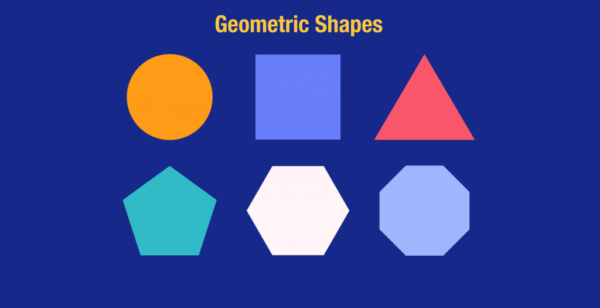
#> input picture lap05/exercise/geometric.png, 600 x 308 px
$ jupyter execute --allow-errors Lab5_207ct09941.ipynb
#> lines starting #> are read from the running program, lines starting #| are printed output that depends on the picture; after the words box and inside, x2 and y2 are one past the last pixel; in counts of white or black regions, pixels touching at a corner belong together
    Xác định đối tượng trong ảnh
-	Viết được chương trình gán nhãn cho phân vùng ảnh
-	Viết được chương trình phân vùng ảnh theo Region
-	Viết được chương trình thay đổi ảnh

[cell 1]
from PIL import Image
import numpy as np
import imageio.v2 as iio
import scipy.ndimage as nd
from skimage.morphology import label
from skimage.measure import regionprops
import matplotlib.pylab as plt
import matplotlib.patches as mpatches
from skimage.filters.thresholding import threshold_otsu

import cv2
from skimage.color import rgb2gray
from skimage.feature import corner_harris

[cell 2]
#chương trình gắn nhãn ảnh
data = Image.open('exercise/geometric.png').convert('L')
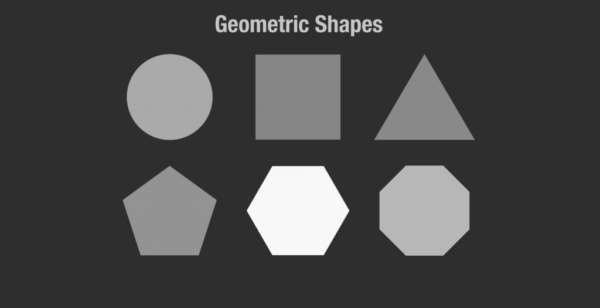
#> data: PIL image 600x308 L; min 45, max 248, mean 72.1
a = np.asanyarray(data)
thres = threshold_otsu(a)
#> thres = 109
b=a>thres
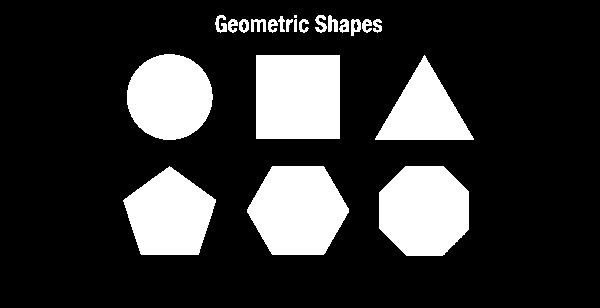
#> b: shape (308, 600) bool; 20.5% white; 22 white regions (1 under 20 px)
c=label(b)
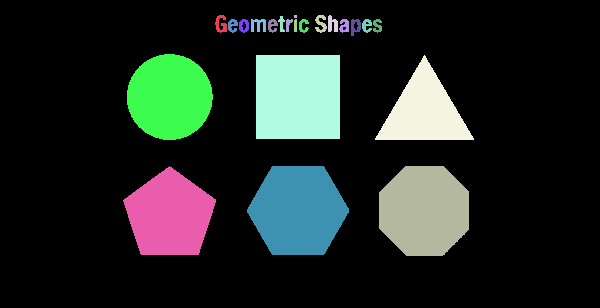
#> c: shape (308, 600) int32; 23 distinct labels, from 0 to 22; one colour per label, 0 black
c1=Image.fromarray(c)
iio.imsave('exercise/lable_output.png',c1)
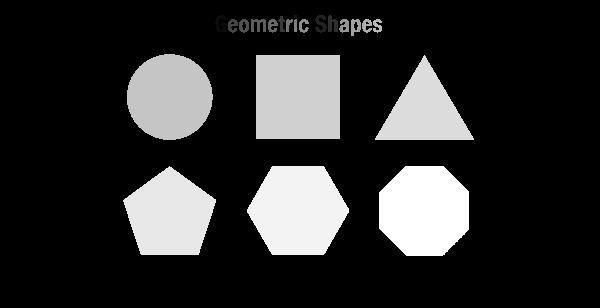
#> saved as lable_output.png: shape (308, 600) uint16; min 0, max 22, mean 3.9; drawn with min black and max white

properties = ['Area', 'Centroid', 'BoundingBox']
d = regionprops(c)
#> d = 22 regions; largest, box (x1, y1, x2, y2) and area: (256, 55, 340, 139) 7056, (247, 166, 349, 255) 6907, (379, 166, 469, 256) 6701, (127, 54, 213, 140) 5786, (123, 166, 216, 255) 5757
fig, ax = plt.subplots(ncols=1, nrows=1, figsize=(6,6))
ax.imshow(c,cmap='YlOrRd')

for i in d:
    lr, lc, ur, uc = i['BoundingBox']
    rec_width = uc-lc
    rec_height = ur-lr
    rect = mpatches.Rectangle((lc,lr),rec_width,rec_height, fill=False,
                              edgecolor = 'black', linewidth=2)
    ax.add_patch(rect)
#> this loop made 22 passes
#> (lr, lc, ur, uc, rec_width, rec_height) on passes 1 to 12: (15, 215, 33, 227, 12, 18), (15, 294, 18, 297, 3, 3), (15, 315, 33, 327, 12, 18), (15, 328, 32, 338, 10, 17), (16, 278, 32, 285, 7, 16), (19, 228, 33, 238, 10, 14), (19, 239, 33, 249, 10, 14), (19, 251, 32, 266, 15, 13), (19, 268, 33, 278, 10, 14), (19, 286, 32, 293, 7, 13), (19, 294, 32, 297, 3, 13), (19, 299, 33, 309, 10, 14)
plt.show()
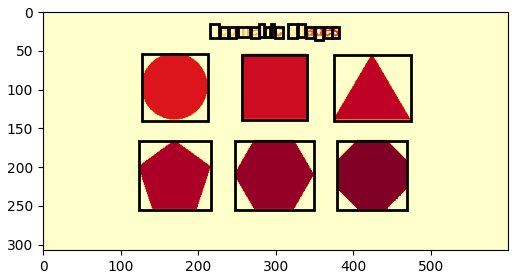
#> figure drawn by matplotlib, 1 panel

[cell 3]
#2.2  Dò tìm cạnh theo chiều dọc
data = Image.open('exercise/geometric.png').convert('L')
bmg = abs(data-nd.shift(data,(0,1),order=0))
plt.imshow(bmg)
plt.show()

[cell 4]
#2.3 dò tìm cạnh với sobel filter
data = Image.open('exercise/geometric.png')
#> data is the input picture: PIL image 600x308 RGBA; mean R, G, B, A 53.8, 67.2, 147.4, 255
a = nd.sobel(data, axis=0)
b = nd.sobel(data, axis=1)
#> b: shape (308, 600, 4)
bmg = abs(a) + abs(b)
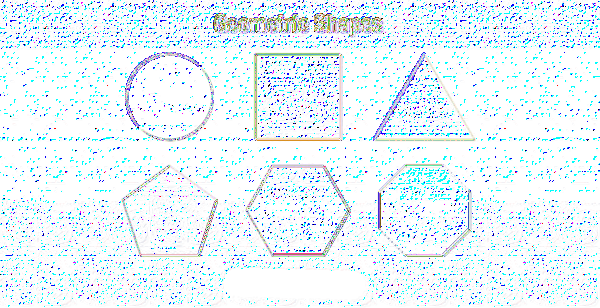
#> bmg: shape (308, 600, 4); mean R, G, B, A 76.7, 84.2, 77.6, 59.4; transparent parts drawn white
plt.imshow(bmg)
plt.show()

[cell 5]
#2.4 xác điinh góc của đối tượng
def Harris(indata, alpha=0.2):
#> called with alpha = 0.2
    x = nd.sobel(indata,0)
    y = nd.sobel(indata,1)
    x1 = x ** 2
    y1 = y ** 2
    xy =  abs(x*y)
    x1 = nd.gaussian_filter(x1,3)
    y1 = nd.gaussian_filter(y1,3)
    xy = nd.gaussian_filter(xy,3)
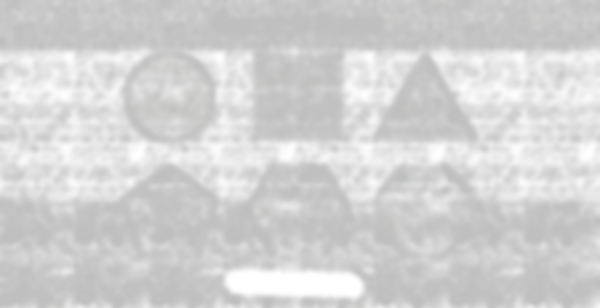
#> xy: shape (308, 600, 4); mean R, G, B, A 64.6, 64.3, 63.9, 63.6; transparent parts drawn white

    detC = x1 * y1 - 2 * xy
    trC = x1 + y1
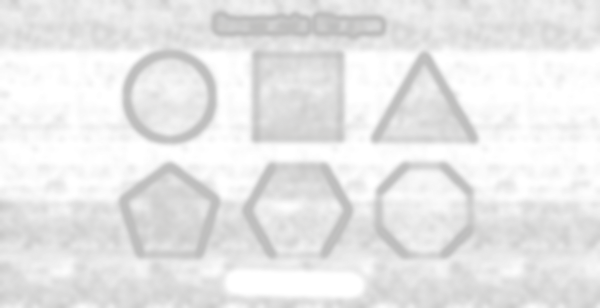
#> trC: shape (308, 600, 4); mean R, G, B, A 31.9, 31.5, 30.7, 30.2; transparent parts drawn white
    R = detC -alpha * trC**2
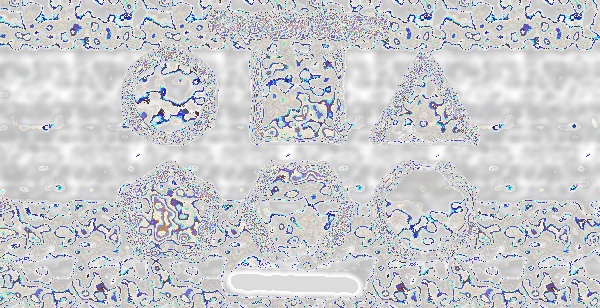
#> R: shape (308, 600, 4) float64; mean R, G, B, A 134.7, 135, 136, 137; transparent parts drawn white
    return R


data = Image.open('exercise/geometric.png')
bmg = Harris(data)
plt.imshow(bmg)
plt.show()
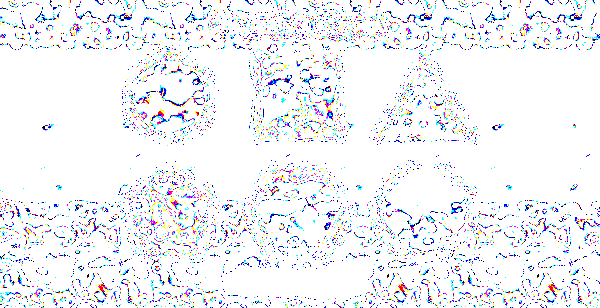
#> shown: shape (308, 600, 4) float64; mean R, G, B, A 0.918, 0.918, 0.917, 0.918; transparent parts drawn white
